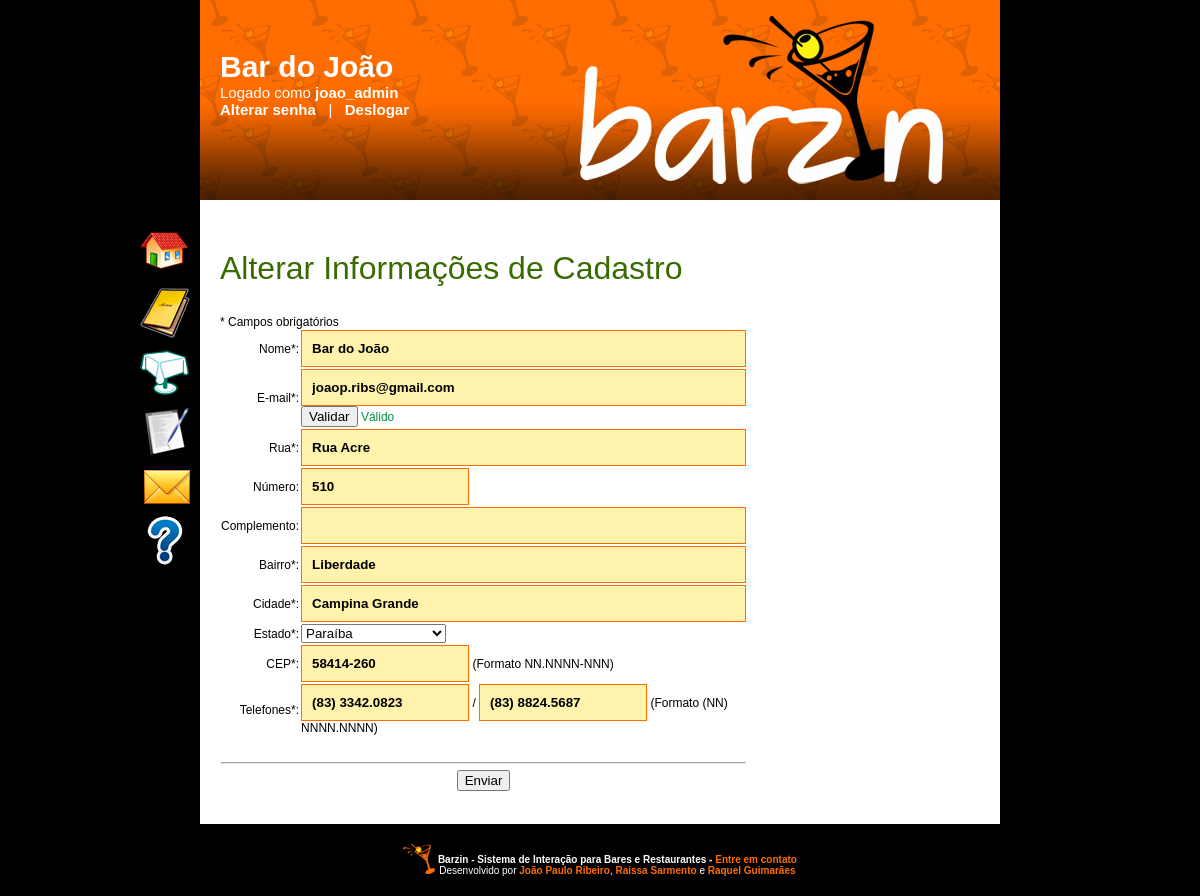
Page /alterarCadastro.php (signed in) on the committed database.
### tables this page shows
CREATE TABLE bares (
    id              			SERIAL			PRIMARY KEY,
    admin_login     			VARCHAR(20) 	NOT NULL    UNIQUE,
    func_login      			VARCHAR(20) 	NOT NULL    UNIQUE,
    nome            			VARCHAR(50) 	NOT NULL    UNIQUE,
    rua							TEXT			NOT NULL,
    numero          			TEXT,   
    complemento     			TEXT,
    bairro          			TEXT 			NOT NULL,
    cidade          			TEXT    		NOT NULL,
    estado          			TEXT    		NOT NULL,
    cep             			TEXT    		NOT NULL,
    telefone1       			TEXT    		NOT NULL,
    telefone2       			TEXT    		NOT NULL,
    email           			VARCHAR(50)		NOT NULL    UNIQUE,
    ultima_atualizacao_pedidos 	TIMESTAMP 		NOT NULL,
    versao_cardapio				BIGINT UNSIGNED,  
    
    CONSTRAINT bar_admin_fk FOREIGN KEY (admin_login) REFERENCES usuarios(login),
    CONSTRAINT bar_func_fk FOREIGN KEY (func_login) REFERENCES usuarios(login)
);

### src/classes/dao.php (called while the page is built, shortened)
<?php
include_once 'bar.php';
class DAO {
    function DAO() {
		$host = "localhost";
		$usuario = "barzin";
		$senha = "123456";
		$db = "barzin";
    }
    function get_tipo_usuario($login) {
    	$login = mysql_real_escape_string($login);
    	$consulta_admin = mysql_query("SELECT b.id
        									FROM bares b
        									WHERE b.admin_login='$login'");
    	if (mysql_num_rows($consulta_admin) == 1) {
    		return "admin";
    	}
    }
    function recupera_bar_pelo_login($login_usuario) {
    	$login_usuario = mysql_real_escape_string($login_usuario);
        $consulta = mysql_query("SELECT b.*
        							FROM bares b
        							WHERE b.admin_login='$login_usuario'
	        							OR b.func_login='$login_usuario'");
        if (mysql_num_rows($consulta) == 1) {
        	$bar = new Bar();
        	$bar->setar_atributos_consulta($consulta);
        	return $bar;
        }
        return null;
    }
}
?>

### src/classes/bean.php (called while the page is built, shortened)
<?php
class Bean extends transformavel_json {
	public function setar_atributos_consulta($consulta, $atributos_ignorar = array()) {
		$array = mysql_fetch_assoc($consulta);
	}
}
?>

### src/classes/bar.php (called while the page is built, shortened)
<?php
include_once 'bean.php';
class Bar extends Bean {
	protected $id, $nome, $rua, $numero, $complemento, $bairro, $cidade, $estado, $cep, $telefone1, $telefone2, $email, $versao_cardapio, $admin_login, $func_login;
	public function Bar($nome = "", $rua = "", $numero = "", $complemento = "", $bairro = "", $cidade = "", $estado = "", $cep = "", $telefone1 = "", $telefone2 = "", $email = "", $admin_login = "", $func_login = "", $id = 0) {
		$this->nome = $nome;
		$this->rua = $rua;
		$this->numero = $numero;
		$this->complemento = $complemento;
		$this->bairro = $bairro;
		$this->cidade = $cidade;
		$this->cep = $cep;
		$this->telefone1 = $telefone1;
		$this->telefone2 = $telefone2;
		$this->email = $email;
	}
	public function get_bairro() {
		return $this->bairro;
	}
	public function get_cep() {
		return $this->cep;
	}
	public function get_cidade() {
		return $this->cidade;
	}
	public function get_complemento() {
		return $this->complemento;
	}
	public function get_email() {
		return $this->email;
	}
	public function get_nome() {
		return $this->nome;
	}
	public function get_numero() {
		return $this->numero;
	}
	public function get_rua() {
		return $this->rua;
	}
	public function get_telefone1() {
		return $this->telefone1;
	}
	public function get_telefone2() {
		return $this->telefone2;
	}
}
?>

### src/alterarCadastro.php (the view, shortened to what this page needs)
<?php
include_once 'classes/design.php';
include_once 'classes/dao.php';
include_once 'classes/bar.php';
$design = new Design(".");
$design->imprimir_topo();
$banco = new DAO();
$login_usuario = $_SESSION["usuario_logado"];
$bar = $banco->recupera_bar_pelo_login($login_usuario);
?>
<div class="titulo_secao">Alterar Informações de Cadastro</div><br/><br/>
* Campos obrigatórios
<form action="<?php echo $_SERVER["PHP_SELF"]; ?>" method="POST" id="form_cadastro">
	<table border="0" class="semborda">
		<tr valign="middle">
			<td align="right">Nome*:</td>
			<td align="left">
				<input type="text" size="50" name="nome" class="Nome|Obrig" id="nome" value="<?php echo $bar->get_nome(); ?>"/>
			</td>
		</tr>
		<tr valign="middle">
			<td align="right">E-mail*:</td>
			<td align="left">
				<input type="text" name="email" size=50 class="E-mail|Obrig|Email" onkeyup="preencher(this, 'EMAIL', event);" id="email" value="<?php echo $bar->get_email(); ?>"/>
				<button type="button" id="validar_email">Validar</button>
				<span id="validar_email_msg" style="color: #009240; display: inline-block; width: 180px;">Válido</span>
			</td>
		</tr>
		<tr valign="middle">
			<td align="right">Rua*:</td>
			<td align="left">
				<input type="text" name="rua" size=50 class="Rua|Obrig" id="rua" value="<?php echo $bar->get_rua(); ?>"/>
			</td>
		</tr>
		<tr valign="middle">
			<td align="right">Número:</td>
			<td align="left">
				<input type="text" name="numero" size=16 class="Numero|Opcional" id="numero" value="<?php echo $bar->get_numero(); ?>"/>
			</td>
		</tr>
		<tr valign="middle">
			<td align="right">Complemento:</td>
			<td align="left">
				<input type="text" name="complemento" size=50 class="Complemento|Opcional" id="complemento" value="<?php echo $bar->get_complemento(); ?>"/>
			</td>
		</tr>
		<tr valign="middle">
			<td align="right">Bairro*:</td>
			<td align="left">
				<input type="text" name="bairro" size=50 class="Bairro|Obrig" id="bairro" value="<?php echo $bar->get_bairro(); ?>"/>
			</td>
		</tr>
		<tr valign="middle">
			<td align="right">Cidade*:</td>
			<td align="left">
				<input type="text" name="cidade" size=50 class="Cidade|Obrig" id="cidade" value="<?php echo $bar->get_cidade(); ?>"/>
			</td>
		</tr>
		<tr valign="middle">
			<td align="right">Estado*:</td>
			<td align="left">
				<select name="estado" id="estado">
					<?php
					$estados = array(
								"AC" => "Acre",
								"AL" => "Alagoas",
								"AP" => "Amapá",
								"AM" => "Amazonas",
								"BA" => "Bahia",
								"CE" => "Ceará",
								"DF" => "Distrito Federal",
								"ES" => "Espírito Santo",
								"GO" => "Goiás",
								"MA" => "Maranhão",
								"MT" => "Mato Grosso",
								"MS" => "Mato Grosso do Sul",
								"MG" => "Minas Gerais",
								"PA" => "Pará",
								"PB" => "Paraíba",
								"PR" => "Paraná",
								"PE" => "Pernambuco",
								"PI" => "Piauí",
								"RJ" => "Rio de Janeiro",
								"RN" => "Rio Grande do Norte",
								"RS" => "Rio Grande do Sul",
								"RO" => "Rondônia",
								"RR" => "Roraima",
								"SC" => "Santa Catarina",
								"SP" => "São Paulo",
								"SE" => "Sergipe",
								"TO" => "Tocantins");
					foreach ($estados as $sigla => $estado) {
						echo "<option value=\"$sigla\">$estado</option>";
					}
					?>
				</select>
			</td>
		</tr>
		<tr valign="middle">
			<td align="right">CEP*:</td>
			<td align="left">
				<input type="text" name="cep" size=16 class="CEP|Obrig|Mascara|NN.NNN-NNN" onkeyup="preencher(this, 'NN.NNN-NNN', event);" id="cep" value="<?php echo $bar->get_cep(); ?>"/>
				(Formato NN.NNNN-NNN)
			</td>
		</tr>
		<tr valign="middle">
			<td align="right">Telefones*:</td>
			<td align="left">
				<input type="text" name="telefone1" size=16 class="Telefone 1|Obrig|Mascara|(NN) NNNN.NNNN" onkeyup="preencher(this, '(NN) NNNN.NNNN', event);" id="telefone1" value="<?php echo $bar->get_telefone1(); ?>"/> /
				<input type="text" name="telefone2" size=16 class="Telefone 2|Obrig|Mascara|(NN) NNNN.NNNN" onkeyup="preencher(this, '(NN) NNNN.NNNN', event);" id="telefone2" value="<?php echo $bar->get_telefone2(); ?>"/>
				(Formato (NN) NNNN.NNNN)
			</td>
		</tr>
		<tr>
			<td colspan="2" align="center" style="padding-top: 20px;">
				<hr/>
				<button type="button" id="enviar">Enviar</button>
			</td>
		</tr>
	</table>
</form>
<?php
$design->imprimir_fim();
?>

### src/classes/design.php (shortened to what this page needs)
<?php
include_once 'dao.php';
class Design {
	private $raiz, $adicionarBody, $login_usuario;
	public function Design($pastaraiz, $adicionarBody = "") {
		$this->raiz = $pastaraiz;
		$this->adicionarBody = $adicionarBody;
		if (isset($_SESSION["usuario_logado"])) {
			$this->login_usuario = $_SESSION["usuario_logado"];
		}
	}
	public function imprimir_topo() {
		echo "
		 <html>
		 <head>
		 <meta http-equiv=\"X-UA-Compatible\" content=\"IE=8\" />
		 <meta http-equiv=\"Content-Type\" content=\"text/html; charset=utf-8\">
		 <title>Barzin - Interação em Bares e Restaurantes!</title>
		 <link rel=\"stylesheet\" href=\"".$this->raiz."/css/estilo.css\" type=\"text/css\">
 		 <script type=\"text/javascript\" src=\"".$this->raiz."/javascripts/jquery-1.8.3.min.js\" charset=\"utf-8\"></script>
		 <script type=\"text/javascript\" src=\"".$this->raiz."/javascripts/funcoes.js\" charset=\"utf-8\"></script>
		 <script type=\"text/javascript\">
			var _gaq = _gaq || [];
			_gaq.push(['_setAccount', 'UA-31024939-2']);
			_gaq.push(['_trackPageview']);
			(function() {
				var ga = document.createElement('script'); ga.type = 'text/javascript'; ga.async = true;
				ga.src = ('https:' == document.location.protocol ? 'https://ssl' : 'http://www') + '.google-analytics.com/ga.js';
				var s = document.getElementsByTagName('script')[0]; s.parentNode.insertBefore(ga, s);
			})();
		</script>
		 </head>
		 <body ".$this->adicionarBody.">
		 <div class=\"principal\">
		";
		if (isset($this->login_usuario)) {
			$banco = new DAO();
			$bar = $banco->recupera_bar_pelo_login($this->login_usuario);
			echo "
		 	 <div class=\"logado\">
		 	 	<div style=\"font-size: 30px; font-weight: bold; text-align: left;\">".$bar->get_nome()."</div>
			 	Logado como <b>".$this->login_usuario."</b><br>
			 	<a href=\"".$this->raiz."/login/alterar_senha.php\" class=\"link_logado\">Alterar senha</a> &nbsp;&nbsp;|&nbsp;&nbsp;
			 	<a href=\"".$this->raiz."/login/deslogar.php\" class=\"link_logado\">Deslogar</a>
			 </div>
			";
		}
		echo "
		 <div class=\"topo\" align=\"right\">
		 	<div style=\"position: relative; width: 100%; height: 200px; background: url(".$this->raiz."/img/degrade.png) repeat-x; z-index: 0;\">
		 		<a href=\"".$this->raiz."/index.php\"><img src=\"".$this->raiz."/img/topo.png\" /></a>
		 	</div>
		 </div>
		 <div class=\"conteudo\">
		 	<div style=\"position: fixed; top: 200px; margin-left: -230px; width: 200px; text-align: right;\">
	 	 		<div id=\"textoMenu\" style=\"font-size: 14px; height: 15px; color: #ffffff; padding-bottom: 10px;\"></div>
	 	";
		if (isset($this->login_usuario)) {
			$tipo_usuario = $banco->get_tipo_usuario($this->login_usuario);
			if ($tipo_usuario == "admin") {
				$this->imprimir_menu_gerente();
			}
			else {
				$this->imprimir_menu_funcionario();
			}
		}
	 	echo "
	 	 </div>
		";
	}
	public function imprimir_menu_gerente() {
		echo "
		 <a class=\"link_menu\" href=\"".$this->raiz."/index.php\"><img src=\"".$this->raiz."/img/home.png\" onMouseOver=\"menu('Página inicial')\" onMouseOut=\"menu('')\" /></a>
		 <a class=\"link_menu\" href=\"".$this->raiz."/cardapio/index.php\"><img src=\"".$this->raiz."/img/cardapio.png\" onMouseOver=\"menu('Controle do Cardápio')\" onMouseOut=\"menu('')\" /></a>
		 <a class=\"link_menu\" href=\"".$this->raiz."/mesas/index.php\"><img src=\"".$this->raiz."/img/mesa.png\" onMouseOver=\"menu('Controle de Mesas')\" onMouseOut=\"menu('')\" /></a>
		 <a class=\"link_menu\" href=\"".$this->raiz."/alterarCadastro.php\"><img src=\"".$this->raiz."/img/cadastrar.png\" onMouseOver=\"menu('Alterar informações do bar')\" onMouseOut=\"menu('')\" /></a>
		 <a class=\"link_menu\" href=\"".$this->raiz."/faleconosco/index.php\"><img src=\"".$this->raiz."/img/contato.png\" onMouseOver=\"menu('Fale conosco')\" onMouseOut=\"menu('')\" /></a>
		 <a class=\"link_menu\" href=\"".$this->raiz."/ajudaGerente.php\"><img src=\"".$this->raiz."/img/ajuda.png\" onMouseOver=\"menu('Ajuda')\" onMouseOut=\"menu('')\" /></a>
		";
	}
	public function imprimir_fim() {
		echo "
		 </div>
		 <div class=\"rodape\">
		 	<div style=\"display: inline-block;\">
		 		<img src=\"".$this->raiz."/img/drink.png\" />
		 	</div>
		 	<div style=\"display: inline-block;\">
		 		<b>Barzin - Sistema de Interação para Bares e Restaurantes - <a href=\"".$this->raiz."/faleconosco/index.php\">Entre em contato</a></b><br/>
		 		Desenvolvido por <a href=\"http://jpribeiro.com\" target=\"_blank\">João Paulo Ribeiro</a>, <a href=\"http://raissasarmento.com\" target=\"_blank\">Raíssa Sarmento</a> e <a href=\"http://raquelguimaraes.com\" target=\"_blank\">Raquel Guimarães</a>
		 	</div>
		 </div>
		 </div>
		 </body>
		 </html>
		";
	}
}

### src/css/estilo.css (style rules this page uses)
body { font-family: Arial, Trebuchet MS, Verdana, Tahoma; font-size: 12px; text-align: center; background-color: #000000; margin: 0; }
table { font-family: Arial, Trebuchet MS, Verdana, Tahoma; font-size: 12px; border: 1px solid #cccccc; border-collapse: collapse; width: 100%; }
input, textarea { padding: 10px; background-color: #FFF2AD; color: #000; border: 1px solid #ff6c00; font-weight: bold; font-family: Arial, Trebuchet MS, Verdana, Tahoma; }
img { border: 0; }
a { color: #ff6c00; font-weight: bold; text-decoration: none;; }
table.semBorda { width: 0; }
.semborda { border: 0; }
.topo { background: url('../img/seamless.png'); }
.logado { color: #ffffff; position: absolute; top: 50px; margin-left: 20px; width: 300px; z-index: 999; font-size: 15px; text-align: left; }
.link_logado { color: #ffffff; }
.principal { width: 800px; background-color: #ffffff; margin: auto; text-align: justify; padding: 0; }
.conteudo { padding: 20px; padding-top: 50px; min-height: 300px; }
.rodape { color: #ffffff; background: #000000; text-align: center; padding: 20px; font-size: 10px; }
.titulo_secao { font-weight: normal; font-size: 32px; color: #3a6b00; }
.link_menu { margin-bottom: 12px; display: block; }

### rows in the picture
bares: nome "Bar do João", email "joaop.ribs@gmail.com", rua "Rua Acre", numero "510", bairro "Liberdade", cidade "Campina Grande", cep "58414-260", telefone1 "(83) 3342.0823", telefone2 "(83) 8824.5687"

### other values in the picture
$this->login_usuario "joao_admin"
form field estado "Paraíba"
